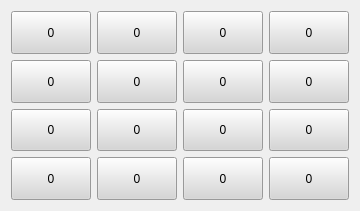
   <widget class="QWidget" name="layoutWidget_3">
    <property name="geometry">
     <rect>
      <x>400</x>
      <y>110</y>
      <width>238</width>
      <height>211</height>
     </rect>
    </property>
    <property name="sizePolicy">
     <sizepolicy hsizetype="Preferred" vsizetype="Minimum">
      <horstretch>0</horstretch>
      <verstretch>0</verstretch>
     </sizepolicy>
    </property>
    <layout class="QGridLayout" name="gridLayout_4">
     <item row="0" column="0">
      <widget class="QPushButton" name="maxButton_03">
       <property name="sizePolicy">
        <sizepolicy hsizetype="Minimum" vsizetype="Minimum">
         <horstretch>0</horstretch>
         <verstretch>0</verstretch>
        </sizepolicy>
       </property>
       <property name="styleSheet">
        <string notr="true">background-color: rgb(214, 214, 214);</string>
       </property>
       <property name="text">
        <string>0</string>
       </property>
      </widget>
     </item>
     <item row="0" column="1">
      <widget class="QPushButton" name="maxButton_02">
       <property name="sizePolicy">
        <sizepolicy hsizetype="Minimum" vsizetype="Minimum">
         <horstretch>0</horstretch>
         <verstretch>0</verstretch>
        </sizepolicy>
       </property>
       <property name="styleSheet">
        <string notr="true">background-color: rgb(214, 214, 214);</string>
       </property>
       <property name="text">
        <string>0</string>
       </property>
      </widget>
     </item>
     <item row="0" column="2">
      <widget class="QPushButton" name="maxButton_01">
       <property name="sizePolicy">
        <sizepolicy hsizetype="Minimum" vsizetype="Minimum">
         <horstretch>0</horstretch>
         <verstretch>0</verstretch>
        </sizepolicy>
       </property>
       <property name="styleSheet">
        <string notr="true">background-color: rgb(214, 214, 214);</string>
       </property>
       <property name="text">
        <string>0</string>
       </property>
      </widget>
     </item>
     <item row="0" column="3">
      <widget class="QPushButton" name="maxButton_00">
       <property name="sizePolicy">
        <sizepolicy hsizetype="Minimum" vsizetype="Minimum">
         <horstretch>0</horstretch>
         <verstretch>0</verstretch>
        </sizepolicy>
       </property>
       <property name="styleSheet">
        <string notr="true">background-color: rgb(214, 214, 214);</string>
       </property>
       <property name="text">
        <string>0</string>
       </property>
      </widget>
     </item>
     <item row="1" column="0">
      <widget class="QPushButton" name="maxButton_13">
       <property name="sizePolicy">
        <sizepolicy hsizetype="Minimum" vsizetype="Minimum">
         <horstretch>0</horstretch>
         <verstretch>0</verstretch>
        </sizepolicy>
       </property>
       <property name="styleSheet">
        <string notr="true">background-color: rgb(214, 214, 214);</string>
       </property>
       <property name="text">
        <string>0</string>
       </property>
      </widget>
     </item>
     <item row="1" column="1">
      <widget class="QPushButton" name="maxButton_12">
       <property name="sizePolicy">
        <sizepolicy hsizetype="Minimum" vsizetype="Minimum">
         <horstretch>0</horstretch>
         <verstretch>0</verstretch>
        </sizepolicy>
       </property>
       <property name="styleSheet">
        <string notr="true">background-color: rgb(214, 214, 214);</string>
       </property>
       <property name="text">
        <string>0</string>
       </property>
      </widget>
     </item>
     <item row="1" column="2">
      <widget class="QPushButton" name="maxButton_11">
       <property name="sizePolicy">
        <sizepolicy hsizetype="Minimum" vsizetype="Minimum">
         <horstretch>0</horstretch>
         <verstretch>0</verstretch>
        </sizepolicy>
       </property>
       <property name="styleSheet">
        <string notr="true">background-color: rgb(214, 214, 214);</string>
       </property>
       <property name="text">
        <string>0</string>
       </property>
      </widget>
     </item>
     <item row="1" column="3">
      <widget class="QPushButton" name="pushButton_10">
       <property name="sizePolicy">
        <sizepolicy hsizetype="Minimum" vsizetype="Minimum">
         <horstretch>0</horstretch>
         <verstretch>0</verstretch>
        </sizepolicy>
       </property>
       <property name="styleSheet">
        <string notr="true">background-color: rgb(214, 214, 214);</string>
       </property>
       <property name="text">
        <string>0</string>
       </property>
      </widget>
     </item>
     <item row="2" column="0">
      <widget class="QPushButton" name="maxButton_23">
       <property name="sizePolicy">
        <sizepolicy hsizetype="Minimum" vsizetype="Minimum">
         <horstretch>0</horstretch>
         <verstretch>0</verstretch>
        </sizepolicy>
       </property>
       <property name="styleSheet">
        <string notr="true">background-color: rgb(214, 214, 214);</string>
       </property>
       <property name="text">
        <string>0</string>
       </property>
      </widget>
     </item>
     <item row="2" column="1">
      <widget class="QPushButton" name="maxButton_22">
       <property name="sizePolicy">
        <sizepolicy hsizetype="Minimum" vsizetype="Minimum">
         <horstretch>0</horstretch>
         <verstretch>0</verstretch>
        </sizepolicy>
       </property>
       <property name="styleSheet">
        <string notr="true">background-color: rgb(214, 214, 214);</string>
       </property>
       <property name="text">
        <string>0</string>
       </property>
      </widget>
     </item>
     <item row="2" column="2">
      <widget class="QPushButton" name="maxButton_21">
       <property name="sizePolicy">
        <sizepolicy hsizetype="Minimum" vsizetype="Minimum">
         <horstretch>0</horstretch>
         <verstretch>0</verstretch>
        </sizepolicy>
       </property>
       <property name="styleSheet">
        <string notr="true">background-color: rgb(214, 214, 214);</string>
       </property>
       <property name="text">
        <string>0</string>
       </property>
      </widget>
     </item>
     <item row="2" column="3">
      <widget class="QPushButton" name="maxButton_20">
       <property name="sizePolicy">
        <sizepolicy hsizetype="Minimum" vsizetype="Minimum">
         <horstretch>0</horstretch>
         <verstretch>0</verstretch>
        </sizepolicy>
       </property>
       <property name="styleSheet">
        <string notr="true">background-color: rgb(214, 214, 214);</string>
       </property>
       <property name="text">
        <string>0</string>
       </property>
      </widget>
     </item>
     <item row="3" column="0">
      <widget class="QPushButton" name="maxButton_33">
       <property name="sizePolicy">
        <sizepolicy hsizetype="Minimum" vsizetype="Minimum">
         <horstretch>0</horstretch>
         <verstretch>0</verstretch>
        </sizepolicy>
       </property>
       <property name="styleSheet">
        <string notr="true">background-color: rgb(214, 214, 214);</string>
       </property>
       <property name="text">
        <string>0</string>
       </property>
      </widget>
     </item>
     <item row="3" column="1">
      <widget class="QPushButton" name="maxButton_32">
       <property name="sizePolicy">
        <sizepolicy hsizetype="Minimum" vsizetype="Minimum">
         <horstretch>0</horstretch>
         <verstretch>0</verstretch>
        </sizepolicy>
       </property>
       <property name="styleSheet">
        <string notr="true">background-color: rgb(214, 214, 214);</string>
       </property>
       <property name="text">
        <string>0</string>
       </property>
      </widget>
     </item>
     <item row="3" column="2">
      <widget class="QPushButton" name="maxButton_31">
       <property name="sizePolicy">
        <sizepolicy hsizetype="Minimum" vsizetype="Minimum">
         <horstretch>0</horstretch>
         <verstretch>0</verstretch>
        </sizepolicy>
       </property>
       <property name="styleSheet">
        <string notr="true">background-color: rgb(214, 214, 214);</string>
       </property>
       <property name="text">
        <string>0</string>
       </property>
      </widget>
     </item>
     <item row="3" column="3">
      <widget class="QPushButton" name="maxButton_30">
       <property name="sizePolicy">
        <sizepolicy hsizetype="Minimum" vsizetype="Minimum">
         <horstretch>0</horstretch>
         <verstretch>0</verstretch>
        </sizepolicy>
       </property>
       <property name="styleSheet">
        <string notr="true">background-color: rgb(214, 214, 214);</string>
       </property>
       <property name="text">
        <string>0</string>
       </property>
      </widget>
     </item>
    </layout>
   </widget>
